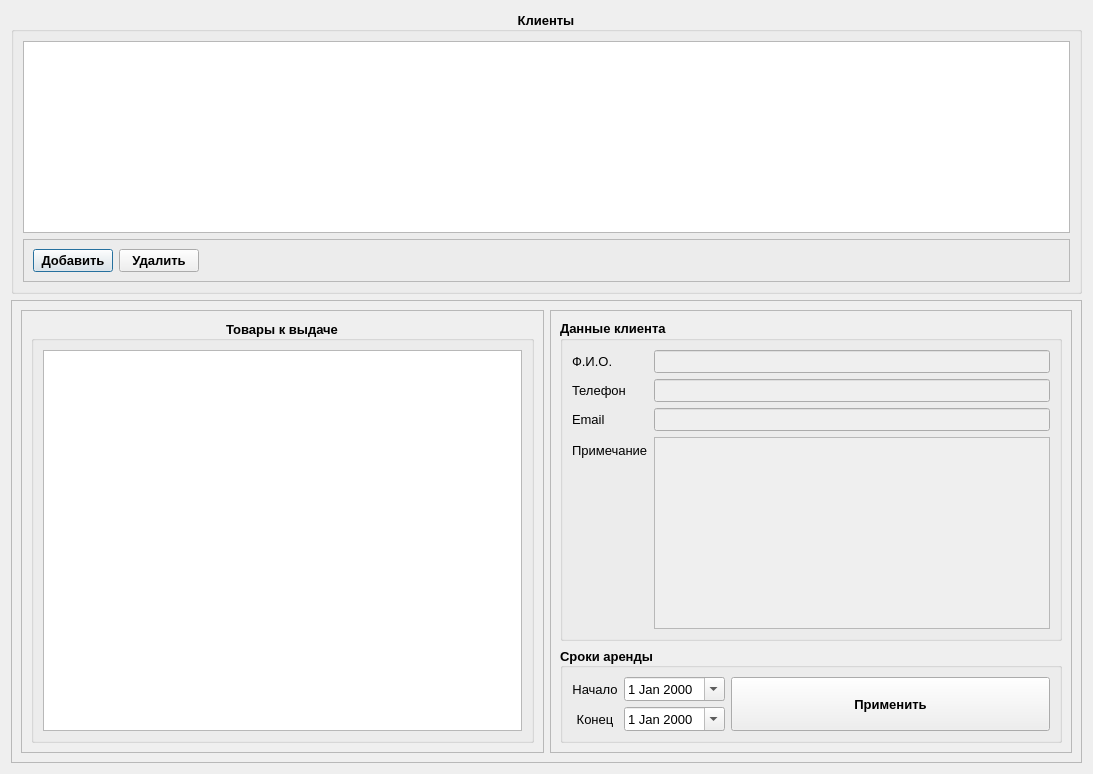
<?xml version="1.0" encoding="UTF-8"?>
<ui version="4.0">
 <class>OrderDialog</class>
 <widget class="QDialog" name="OrderDialog">
  <property name="geometry">
   <rect>
    <x>0</x>
    <y>0</y>
    <width>1093</width>
    <height>774</height>
   </rect>
  </property>
  <property name="font">
   <font>
    <pointsize>10</pointsize>
   </font>
  </property>
  <property name="windowTitle">
   <string>Оформление аренды</string>
  </property>
  <property name="windowIcon">
   <iconset resource="images.qrc">
    <normaloff>:/images/logo.png</normaloff>:/images/logo.png</iconset>
  </property>
  <layout class="QVBoxLayout" name="verticalLayout">
   <item>
    <widget class="QGroupBox" name="groupBox_4">
     <property name="font">
      <font>
       <pointsize>10</pointsize>
       <weight>75</weight>
       <bold>true</bold>
      </font>
     </property>
     <property name="title">
      <string>Клиенты</string>
     </property>
     <property name="alignment">
      <set>Qt::AlignCenter</set>
     </property>
     <property name="flat">
      <bool>false</bool>
     </property>
     <property name="checkable">
      <bool>false</bool>
     </property>
     <layout class="QVBoxLayout" name="verticalLayout_4">
      <item>
       <widget class="QTableView" name="tableViewCustomers">
        <property name="font">
         <font>
          <pointsize>10</pointsize>
          <weight>50</weight>
          <bold>false</bold>
         </font>
        </property>
        <property name="selectionMode">
         <enum>QAbstractItemView::SingleSelection</enum>
        </property>
        <property name="selectionBehavior">
         <enum>QAbstractItemView::SelectRows</enum>
        </property>
        <attribute name="verticalHeaderVisible">
         <bool>false</bool>
        </attribute>
       </widget>
      </item>
      <item>
       <widget class="QFrame" name="frame_5">
        <property name="frameShape">
         <enum>QFrame::StyledPanel</enum>
        </property>
        <property name="frameShadow">
         <enum>QFrame::Raised</enum>
        </property>
        <layout class="QHBoxLayout" name="horizontalLayout_2">
         <item>
          <widget class="QPushButton" name="buttonAdd">
           <property name="text">
            <string>Добавить</string>
           </property>
          </widget>
         </item>
         <item>
          <widget class="QPushButton" name="buttonDel">
           <property name="text">
            <string>Удалить</string>
           </property>
          </widget>
         </item>
         <item>
          <spacer name="horizontalSpacer">
           <property name="orientation">
            <enum>Qt::Horizontal</enum>
           </property>
           <property name="sizeHint" stdset="0">
            <size>
             <width>40</width>
             <height>20</height>
            </size>
           </property>
          </spacer>
         </item>
        </layout>
       </widget>
      </item>
     </layout>
    </widget>
   </item>
   <item>
    <widget class="QFrame" name="frame">
     <property name="frameShape">
      <enum>QFrame::StyledPanel</enum>
     </property>
     <property name="frameShadow">
      <enum>QFrame::Raised</enum>
     </property>
     <layout class="QHBoxLayout" name="horizontalLayout">
      <item>
       <widget class="QFrame" name="frame_3">
        <property name="frameShape">
         <enum>QFrame::StyledPanel</enum>
        </property>
        <property name="frameShadow">
         <enum>QFrame::Raised</enum>
        </property>
        <layout class="QVBoxLayout" name="verticalLayout_3">
         <item>
          <widget class="QGroupBox" name="groupBox_2">
           <property name="font">
            <font>
             <pointsize>10</pointsize>
             <weight>75</weight>
             <bold>true</bold>
            </font>
           </property>
           <property name="title">
            <string>Товары к выдаче</string>
           </property>
           <property name="alignment">
            <set>Qt::AlignCenter</set>
           </property>
           <layout class="QVBoxLayout" name="verticalLayout_5">
            <item>
             <widget class="QTableWidget" name="tableWidgetProducts">
              <property name="enabled">
               <bool>true</bool>
              </property>
              <property name="font">
               <font>
                <pointsize>10</pointsize>
                <weight>50</weight>
                <bold>false</bold>
               </font>
              </property>
              <property name="selectionMode">
               <enum>QAbstractItemView::NoSelection</enum>
              </property>
              <property name="selectionBehavior">
               <enum>QAbstractItemView::SelectRows</enum>
              </property>
              <attribute name="verticalHeaderVisible">
               <bool>false</bool>
              </attribute>
             </widget>
            </item>
           </layout>
          </widget>
         </item>
        </layout>
       </widget>
      </item>
      <item>
       <widget class="QFrame" name="frame_2">
        <property name="sizePolicy">
         <sizepolicy hsizetype="Expanding" vsizetype="Preferred">
          <horstretch>0</horstretch>
          <verstretch>0</verstretch>
         </sizepolicy>
        </property>
        <property name="frameShape">
         <enum>QFrame::StyledPanel</enum>
        </property>
        <property name="frameShadow">
         <enum>QFrame::Raised</enum>
        </property>
        <layout class="QVBoxLayout" name="verticalLayout_2">
         <item>
          <widget class="QGroupBox" name="groupBox">
           <property name="enabled">
            <bool>true</bool>
           </property>
           <property name="font">
            <font>
             <pointsize>10</pointsize>
             <weight>75</weight>
             <bold>true</bold>
            </font>
           </property>
           <property name="title">
            <string>Данные клиента</string>
           </property>
           <layout class="QFormLayout" name="formLayout">
            <item row="0" column="0">
             <widget class="QLabel" name="label_3">
              <property name="font">
               <font>
                <pointsize>10</pointsize>
                <weight>50</weight>
                <bold>false</bold>
               </font>
              </property>
              <property name="text">
               <string>Ф.И.О.</string>
              </property>
             </widget>
            </item>
            <item row="0" column="1">
             <widget class="QLineEdit" name="lineEditName">
              <property name="enabled">
               <bool>false</bool>
              </property>
              <property name="font">
               <font>
                <pointsize>10</pointsize>
                <weight>50</weight>
                <bold>false</bold>
               </font>
              </property>
             </widget>
            </item>
            <item row="1" column="0">
             <widget class="QLabel" name="label_4">
              <property name="font">
               <font>
                <pointsize>10</pointsize>
                <weight>50</weight>
                <bold>false</bold>
               </font>
              </property>
              <property name="text">
               <string>Телефон</string>
              </property>
             </widget>
            </item>
            <item row="1" column="1">
             <widget class="QLineEdit" name="lineEditPhone">
              <property name="enabled">
               <bool>false</bool>
              </property>
              <property name="font">
               <font>
                <pointsize>10</pointsize>
                <weight>50</weight>
                <bold>false</bold>
               </font>
              </property>
             </widget>
            </item>
            <item row="2" column="0">
             <widget class="QLabel" name="label_5">
              <property name="font">
               <font>
                <pointsize>10</pointsize>
                <weight>50</weight>
                <bold>false</bold>
               </font>
              </property>
              <property name="text">
               <string>Email</string>
              </property>
             </widget>
            </item>
            <item row="2" column="1">
             <widget class="QLineEdit" name="lineEditEmail">
              <property name="enabled">
               <bool>false</bool>
              </property>
              <property name="font">
               <font>
                <pointsize>10</pointsize>
                <weight>50</weight>
                <bold>false</bold>
               </font>
              </property>
             </widget>
            </item>
            <item row="3" column="0">
             <widget class="QLabel" name="label_6">
              <property name="font">
               <font>
                <pointsize>10</pointsize>
                <weight>50</weight>
                <bold>false</bold>
               </font>
              </property>
              <property name="text">
               <string>Примечание</string>
              </property>
             </widget>
            </item>
            <item row="3" column="1">
             <widget class="QTextEdit" name="textEditNote">
              <property name="enabled">
               <bool>false</bool>
              </property>
              <property name="font">
               <font>
                <pointsize>10</pointsize>
                <weight>50</weight>
                <bold>false</bold>
               </font>
              </property>
              <property name="readOnly">
               <bool>true</bool>
              </property>
             </widget>
            </item>
           </layout>
          </widget>
         </item>
         <item>
          <widget class="QGroupBox" name="groupBox_6">
           <property name="font">
            <font>
             <pointsize>10</pointsize>
             <weight>75</weight>
             <bold>true</bold>
            </font>
           </property>
           <property name="title">
            <string>Сроки аренды</string>
           </property>
           <property name="alignment">
            <set>Qt::AlignLeading|Qt::AlignLeft|Qt::AlignVCenter</set>
           </property>
           <layout class="QGridLayout" name="gridLayout">
            <item row="1" column="1">
             <widget class="QDateEdit" name="dateEditStart">
              <property name="sizePolicy">
               <sizepolicy hsizetype="Minimum" vsizetype="Fixed">
                <horstretch>0</horstretch>
                <verstretch>0</verstretch>
               </sizepolicy>
              </property>
              <property name="font">
               <font>
                <pointsize>10</pointsize>
                <weight>50</weight>
                <bold>false</bold>
               </font>
              </property>
              <property name="currentSection">
               <enum>QDateTimeEdit::DaySection</enum>
              </property>
              <property name="calendarPopup">
               <bool>true</bool>
              </property>
             </widget>
            </item>
            <item row="2" column="1">
             <widget class="QDateEdit" name="dateEditEnd">
              <property name="font">
               <font>
                <pointsize>10</pointsize>
                <weight>50</weight>
                <bold>false</bold>
               </font>
              </property>
              <property name="calendarPopup">
               <bool>true</bool>
              </property>
             </widget>
            </item>
            <item row="1" column="0">
             <widget class="QLabel" name="label">
              <property name="font">
               <font>
                <pointsize>10</pointsize>
                <weight>50</weight>
                <bold>false</bold>
               </font>
              </property>
              <property name="text">
               <string>Начало</string>
              </property>
              <property name="alignment">
               <set>Qt::AlignCenter</set>
              </property>
             </widget>
            </item>
            <item row="2" column="0">
             <widget class="QLabel" name="label_2">
              <property name="font">
               <font>
                <pointsize>10</pointsize>
                <weight>50</weight>
                <bold>false</bold>
               </font>
              </property>
              <property name="text">
               <string>Конец</string>
              </property>
              <property name="alignment">
               <set>Qt::AlignCenter</set>
              </property>
             </widget>
            </item>
            <item row="1" column="2" rowspan="2">
             <widget class="QPushButton" name="buttonCreateOrder">
              <property name="sizePolicy">
               <sizepolicy hsizetype="Expanding" vsizetype="MinimumExpanding">
                <horstretch>0</horstretch>
                <verstretch>0</verstretch>
               </sizepolicy>
              </property>
              <property name="font">
               <font>
                <pointsize>10</pointsize>
                <weight>75</weight>
                <bold>true</bold>
               </font>
              </property>
              <property name="text">
               <string>Применить</string>
              </property>
             </widget>
            </item>
           </layout>
          </widget>
         </item>
        </layout>
       </widget>
      </item>
     </layout>
    </widget>
   </item>
  </layout>
 </widget>
 <resources>
  <include location="images.qrc"/>
 </resources>
 <connections/>
</ui>
